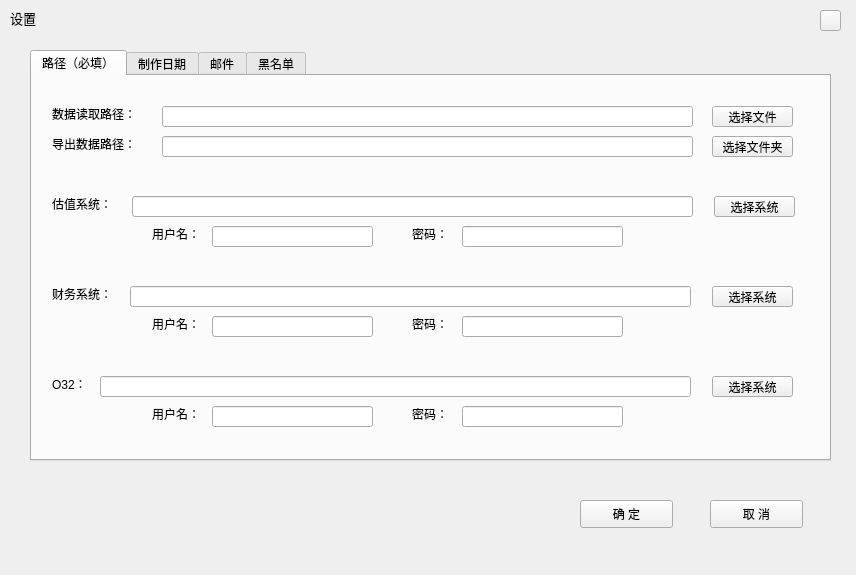
<?xml version="1.0" encoding="UTF-8"?>
<ui version="4.0">
 <class>SettingWindows</class>
 <widget class="QMainWindow" name="SettingWindows">
  <property name="geometry">
   <rect>
    <x>0</x>
    <y>0</y>
    <width>856</width>
    <height>575</height>
   </rect>
  </property>
  <property name="windowTitle">
   <string>设置</string>
  </property>
  <widget class="QWidget" name="centralwidget">
   <widget class="QTabWidget" name="settingTab">
    <property name="geometry">
     <rect>
      <x>30</x>
      <y>50</y>
      <width>801</width>
      <height>411</height>
     </rect>
    </property>
    <property name="currentIndex">
     <number>0</number>
    </property>
    <widget class="QWidget" name="tab1">
     <attribute name="title">
      <string>路径（必填）</string>
     </attribute>
     <widget class="QLineEdit" name="Ssystem2">
      <property name="geometry">
       <rect>
        <x>98</x>
        <y>210</y>
        <width>561</width>
        <height>21</height>
       </rect>
      </property>
     </widget>
     <widget class="QLabel" name="label_5">
      <property name="geometry">
       <rect>
        <x>20</x>
        <y>30</y>
        <width>101</width>
        <height>16</height>
       </rect>
      </property>
      <property name="text">
       <string>数据读取路径：</string>
      </property>
     </widget>
     <widget class="QPushButton" name="SgetCw">
      <property name="geometry">
       <rect>
        <x>680</x>
        <y>210</y>
        <width>81</width>
        <height>21</height>
       </rect>
      </property>
      <property name="text">
       <string>选择系统</string>
      </property>
     </widget>
     <widget class="QPushButton" name="SgetFile">
      <property name="geometry">
       <rect>
        <x>680</x>
        <y>30</y>
        <width>81</width>
        <height>21</height>
       </rect>
      </property>
      <property name="text">
       <string>选择文件</string>
      </property>
     </widget>
     <widget class="QLineEdit" name="SfilePath">
      <property name="geometry">
       <rect>
        <x>130</x>
        <y>30</y>
        <width>531</width>
        <height>21</height>
       </rect>
      </property>
     </widget>
     <widget class="QLineEdit" name="Ssystem1">
      <property name="geometry">
       <rect>
        <x>100</x>
        <y>120</y>
        <width>561</width>
        <height>21</height>
       </rect>
      </property>
     </widget>
     <widget class="QLabel" name="label_3">
      <property name="geometry">
       <rect>
        <x>20</x>
        <y>210</y>
        <width>72</width>
        <height>15</height>
       </rect>
      </property>
      <property name="text">
       <string>财务系统：</string>
      </property>
     </widget>
     <widget class="QPushButton" name="SgetO32">
      <property name="geometry">
       <rect>
        <x>680</x>
        <y>300</y>
        <width>81</width>
        <height>21</height>
       </rect>
      </property>
      <property name="text">
       <string>选择系统</string>
      </property>
     </widget>
     <widget class="QLineEdit" name="Ssystem3">
      <property name="geometry">
       <rect>
        <x>68</x>
        <y>300</y>
        <width>591</width>
        <height>21</height>
       </rect>
      </property>
     </widget>
     <widget class="QLabel" name="label_4">
      <property name="geometry">
       <rect>
        <x>20</x>
        <y>300</y>
        <width>72</width>
        <height>15</height>
       </rect>
      </property>
      <property name="text">
       <string>O32：</string>
      </property>
     </widget>
     <widget class="QPushButton" name="SgetGz">
      <property name="geometry">
       <rect>
        <x>682</x>
        <y>120</y>
        <width>81</width>
        <height>21</height>
       </rect>
      </property>
      <property name="text">
       <string>选择系统</string>
      </property>
     </widget>
     <widget class="QLabel" name="label_2">
      <property name="geometry">
       <rect>
        <x>20</x>
        <y>120</y>
        <width>72</width>
        <height>15</height>
       </rect>
      </property>
      <property name="text">
       <string>估值系统：</string>
      </property>
     </widget>
     <widget class="QLabel" name="label_6">
      <property name="geometry">
       <rect>
        <x>120</x>
        <y>150</y>
        <width>61</width>
        <height>16</height>
       </rect>
      </property>
      <property name="text">
       <string>用户名：</string>
      </property>
     </widget>
     <widget class="QLineEdit" name="SgzName">
      <property name="geometry">
       <rect>
        <x>180</x>
        <y>150</y>
        <width>161</width>
        <height>21</height>
       </rect>
      </property>
     </widget>
     <widget class="QLabel" name="label_7">
      <property name="geometry">
       <rect>
        <x>380</x>
        <y>150</y>
        <width>41</width>
        <height>16</height>
       </rect>
      </property>
      <property name="text">
       <string>密码：</string>
      </property>
     </widget>
     <widget class="QLineEdit" name="SgzPW">
      <property name="geometry">
       <rect>
        <x>430</x>
        <y>150</y>
        <width>161</width>
        <height>21</height>
       </rect>
      </property>
     </widget>
     <widget class="QLineEdit" name="ScwPW">
      <property name="geometry">
       <rect>
        <x>430</x>
        <y>240</y>
        <width>161</width>
        <height>21</height>
       </rect>
      </property>
     </widget>
     <widget class="QLineEdit" name="ScwName">
      <property name="geometry">
       <rect>
        <x>180</x>
        <y>240</y>
        <width>161</width>
        <height>21</height>
       </rect>
      </property>
     </widget>
     <widget class="QLabel" name="label_8">
      <property name="geometry">
       <rect>
        <x>380</x>
        <y>240</y>
        <width>41</width>
        <height>16</height>
       </rect>
      </property>
      <property name="text">
       <string>密码：</string>
      </property>
     </widget>
     <widget class="QLabel" name="label_9">
      <property name="geometry">
       <rect>
        <x>120</x>
        <y>240</y>
        <width>61</width>
        <height>16</height>
       </rect>
      </property>
      <property name="text">
       <string>用户名：</string>
      </property>
     </widget>
     <widget class="QLineEdit" name="So32PW">
      <property name="geometry">
       <rect>
        <x>430</x>
        <y>330</y>
        <width>161</width>
        <height>21</height>
       </rect>
      </property>
     </widget>
     <widget class="QLabel" name="label_10">
      <property name="geometry">
       <rect>
        <x>380</x>
        <y>330</y>
        <width>41</width>
        <height>16</height>
       </rect>
      </property>
      <property name="text">
       <string>密码：</string>
      </property>
     </widget>
     <widget class="QLineEdit" name="So32Name">
      <property name="geometry">
       <rect>
        <x>180</x>
        <y>330</y>
        <width>161</width>
        <height>21</height>
       </rect>
      </property>
     </widget>
     <widget class="QLabel" name="label_11">
      <property name="geometry">
       <rect>
        <x>120</x>
        <y>330</y>
        <width>61</width>
        <height>16</height>
       </rect>
      </property>
      <property name="text">
       <string>用户名：</string>
      </property>
     </widget>
     <widget class="QLineEdit" name="SdicPath">
      <property name="geometry">
       <rect>
        <x>130</x>
        <y>60</y>
        <width>531</width>
        <height>21</height>
       </rect>
      </property>
     </widget>
     <widget class="QLabel" name="label_18">
      <property name="geometry">
       <rect>
        <x>20</x>
        <y>60</y>
        <width>101</width>
        <height>16</height>
       </rect>
      </property>
      <property name="text">
       <string>导出数据路径：</string>
      </property>
     </widget>
     <widget class="QPushButton" name="SgetEx">
      <property name="geometry">
       <rect>
        <x>680</x>
        <y>60</y>
        <width>81</width>
        <height>21</height>
       </rect>
      </property>
      <property name="text">
       <string>选择文件夹</string>
      </property>
     </widget>
    </widget>
    <widget class="QWidget" name="tab2">
     <attribute name="title">
      <string>制作日期</string>
     </attribute>
     <widget class="QRadioButton" name="Sdate1">
      <property name="geometry">
       <rect>
        <x>80</x>
        <y>80</y>
        <width>115</width>
        <height>19</height>
       </rect>
      </property>
      <property name="text">
       <string> T 日</string>
      </property>
      <property name="checked">
       <bool>true</bool>
      </property>
     </widget>
     <widget class="QRadioButton" name="Sdate2">
      <property name="geometry">
       <rect>
        <x>80</x>
        <y>140</y>
        <width>115</width>
        <height>19</height>
       </rect>
      </property>
      <property name="text">
       <string> T - 1 日</string>
      </property>
     </widget>
     <widget class="QRadioButton" name="Sdate3">
      <property name="geometry">
       <rect>
        <x>80</x>
        <y>200</y>
        <width>115</width>
        <height>19</height>
       </rect>
      </property>
      <property name="text">
       <string> 自定义</string>
      </property>
     </widget>
     <widget class="QDateEdit" name="SgetDate">
      <property name="geometry">
       <rect>
        <x>170</x>
        <y>200</y>
        <width>110</width>
        <height>22</height>
       </rect>
      </property>
     </widget>
    </widget>
    <widget class="QWidget" name="tab3">
     <attribute name="title">
      <string>邮件</string>
     </attribute>
     <widget class="QLineEdit" name="SserverIP">
      <property name="geometry">
       <rect>
        <x>240</x>
        <y>50</y>
        <width>301</width>
        <height>21</height>
       </rect>
      </property>
     </widget>
     <widget class="QLabel" name="label_12">
      <property name="geometry">
       <rect>
        <x>90</x>
        <y>50</y>
        <width>141</width>
        <height>16</height>
       </rect>
      </property>
      <property name="text">
       <string>邮件的服务器地址：</string>
      </property>
     </widget>
     <widget class="QLabel" name="label_14">
      <property name="geometry">
       <rect>
        <x>90</x>
        <y>110</y>
        <width>141</width>
        <height>16</height>
       </rect>
      </property>
      <property name="text">
       <string>邮件的服务器端口：</string>
      </property>
     </widget>
     <widget class="QLabel" name="label_15">
      <property name="geometry">
       <rect>
        <x>90</x>
        <y>170</y>
        <width>101</width>
        <height>16</height>
       </rect>
      </property>
      <property name="text">
       <string>发送邮箱账号：</string>
      </property>
     </widget>
     <widget class="QLabel" name="label_16">
      <property name="geometry">
       <rect>
        <x>90</x>
        <y>230</y>
        <width>101</width>
        <height>16</height>
       </rect>
      </property>
      <property name="text">
       <string>发送邮箱密码：</string>
      </property>
     </widget>
     <widget class="QLabel" name="label_17">
      <property name="geometry">
       <rect>
        <x>90</x>
        <y>290</y>
        <width>101</width>
        <height>16</height>
       </rect>
      </property>
      <property name="text">
       <string>接收邮箱账号：</string>
      </property>
     </widget>
     <widget class="QLineEdit" name="SserverPort">
      <property name="geometry">
       <rect>
        <x>240</x>
        <y>110</y>
        <width>81</width>
        <height>21</height>
       </rect>
      </property>
     </widget>
     <widget class="QLineEdit" name="SsendID">
      <property name="geometry">
       <rect>
        <x>210</x>
        <y>170</y>
        <width>331</width>
        <height>21</height>
       </rect>
      </property>
     </widget>
     <widget class="QLineEdit" name="SsendPW">
      <property name="geometry">
       <rect>
        <x>210</x>
        <y>230</y>
        <width>331</width>
        <height>21</height>
       </rect>
      </property>
     </widget>
     <widget class="QLineEdit" name="SrsvID">
      <property name="geometry">
       <rect>
        <x>210</x>
        <y>290</y>
        <width>331</width>
        <height>21</height>
       </rect>
      </property>
     </widget>
    </widget>
    <widget class="QWidget" name="tab4">
     <attribute name="title">
      <string>黑名单</string>
     </attribute>
     <widget class="QTextEdit" name="SblackList">
      <property name="geometry">
       <rect>
        <x>50</x>
        <y>110</y>
        <width>681</width>
        <height>221</height>
       </rect>
      </property>
     </widget>
     <widget class="QLabel" name="label_13">
      <property name="geometry">
       <rect>
        <x>20</x>
        <y>30</y>
        <width>351</width>
        <height>51</height>
       </rect>
      </property>
      <property name="text">
       <string>制作黑名单（以中文字符“、”分割，无需换行）：</string>
      </property>
     </widget>
    </widget>
   </widget>
   <widget class="QPushButton" name="Squit">
    <property name="geometry">
     <rect>
      <x>820</x>
      <y>10</y>
      <width>21</width>
      <height>21</height>
     </rect>
    </property>
    <property name="text">
     <string/>
    </property>
   </widget>
   <widget class="QLabel" name="label">
    <property name="geometry">
     <rect>
      <x>10</x>
      <y>10</y>
      <width>41</width>
      <height>16</height>
     </rect>
    </property>
    <property name="font">
     <font>
      <family>等线</family>
      <pointsize>10</pointsize>
     </font>
    </property>
    <property name="text">
     <string>设置</string>
    </property>
   </widget>
   <widget class="QPushButton" name="Ssubmit">
    <property name="geometry">
     <rect>
      <x>580</x>
      <y>500</y>
      <width>93</width>
      <height>28</height>
     </rect>
    </property>
    <property name="text">
     <string>确 定</string>
    </property>
   </widget>
   <widget class="QPushButton" name="Scancel">
    <property name="geometry">
     <rect>
      <x>710</x>
      <y>500</y>
      <width>93</width>
      <height>28</height>
     </rect>
    </property>
    <property name="text">
     <string>取 消</string>
    </property>
   </widget>
  </widget>
 </widget>
 <resources/>
 <connections/>
</ui>
